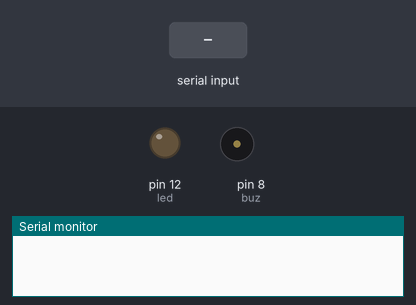
This sketch was run on a simulated Arduino Uno, built with avr-gcc and run on an emulated ATmega328P. Shown: output pins drawn as LEDs (lit = HIGH), buzzer (waves = sounding, pin HIGH), the last lines printed to the serial monitor. Dashed ring = blinking. The test bench sets the inputs (shaded band).

Above: at 1.3 s.
1.4 s: "b" received over the second serial link
At 1.8 s:
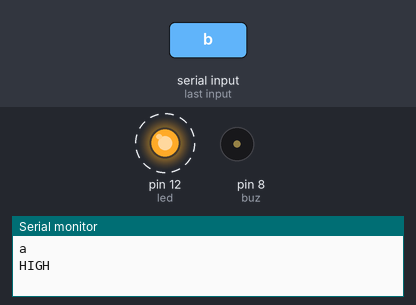
4.4 s: "v" received over the second serial link
At 4.7 s:
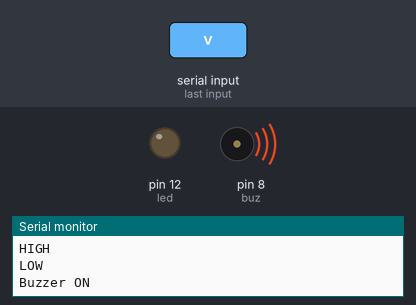
5.9 s: "1" received over the second serial link
At 6.7 s:
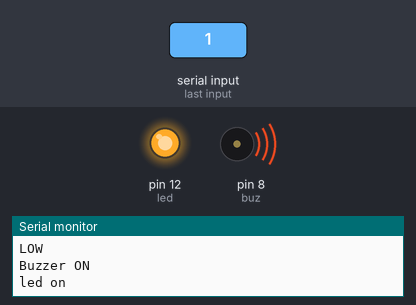
Timing chart, 0 to 8.9 s (numbered marks = the images above; inputs shaded):
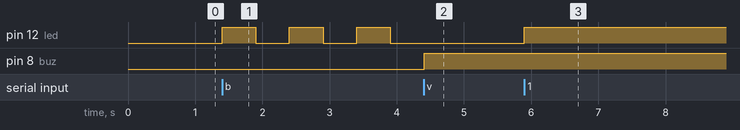

The sketch:

HC_06.ino
```cpp
#include <SoftwareSerial.h>
#include <OneWire.h>
#include <DallasTemperature.h>
#define ONE_WIRE_BUS 7

OneWire oneWire(ONE_WIRE_BUS);
DallasTemperature sensors(&oneWire);

int bluetoothTx = 2; // TX-O pin of bluetooth mate, Arduino D2
int bluetoothRx = 3; // RX-I pin of bluetooth mate, Arduino D3

int led = 12;
int buz = 8;

int dataFromBt;

boolean lightBlink = false;
boolean BuzzerBol = false;

SoftwareSerial bluetooth(bluetoothTx, bluetoothRx);

void setup()
{
 Serial.begin(9600); // Begin the serial monitor at 9600bps
 bluetooth.begin(115200); // The Bluetooth Mate defaults to 115200bps
 bluetooth.print("$"); // Print three times individually
 bluetooth.print("$");
 bluetooth.print("$"); // Enter command mode
 delay(100); // Short delay, wait for the Mate to send back CMD
 bluetooth.println("U,9600,N"); // Temporarily Change the baudrate to 9600, no parity
 // 115200 can be too fast at times for NewSoftSerial to relay the data reliably
 bluetooth.begin(9600); // Start bluetooth serial at 9600
 pinMode(led, OUTPUT);
 pinMode(buz, OUTPUT);
 sensors.begin();
}

void loop()
{
 if(bluetooth.available()) // If the bluetooth sent any characters
 {
 // Send any characters the bluetooth prints to the serial monitor
 //Serial.println((char)bluetooth.read());

 dataFromBt = bluetooth.read();


 if(dataFromBt == 'h'){
 bluetooth.println("--------HELP--------");
 bluetooth.println("0 - LED OFF");
 bluetooth.println("1 - LED ON");
 bluetooth.println("b - Blink");
 bluetooth.println("v - Buzzer ON/OFF");
 bluetooth.println("t - Termometer");
 }
 if(dataFromBt == '1'){
   Serial.println("led on");
   digitalWrite(led, HIGH);
   bluetooth.println("LED ON");
 }
 if(dataFromBt == '0'){
   Serial.println("led off");
   digitalWrite(led, LOW);
   bluetooth.println("LED OFF");
 }
 if(dataFromBt == 't'){
   Serial.println("Dallas Termometer ON");
   sensors.requestTemperatures();
   bluetooth.println("Temperature: ");
   bluetooth.println(sensors.getTempCByIndex(0));
 }
 if(dataFromBt == 'v'){
   BuzzerBol = !BuzzerBol;
   if(BuzzerBol){
     digitalWrite(8, HIGH);
     Serial.println("Buzzer ON");
     bluetooth.println("Buzzer ON");
   }
   else{
     digitalWrite(8, LOW);
     Serial.println("Buzzer OFF");
     bluetooth.println("Buzzer OFF");
   }
 }

 if(dataFromBt == 'b'){
   Serial.println("a");
   lightBlink = true;
 }
 else{
   lightBlink = false;
 }

 }

 if(Serial.available()) // If stuff was typed in the serial monitor
 {
 // Send any characters the Serial monitor prints to the bluetooth
 bluetooth.print((char)Serial.read());
 }

 // and loop forever and ever!
 if(lightBlink){
 digitalWrite(led, HIGH);
 bluetooth.print("1");
 Serial.println("HIGH");
 delay(500);
 digitalWrite(led, LOW);
 bluetooth.print("0");
 Serial.println("LOW");
 delay(500);
 }}
```

Measured:
- after the input at 1.4 s, pin 12 (led): alternates HIGH for 0.50 s and LOW for 0.50 s, starting at once
- after the input at 4.4 s, pin 12 (led): stays LOW (without the input it goes to HIGH after 0.01 s); pin 8 (buz): LOW → HIGH at once
- after the input at 5.9 s, pin 12 (led): LOW → HIGH at once
